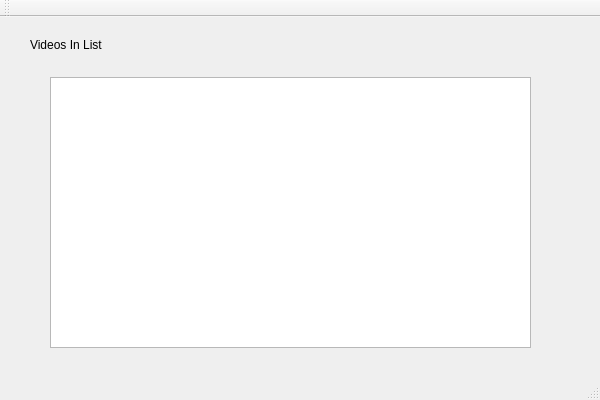
<?xml version="1.0" encoding="UTF-8"?>
<ui version="4.0">
 <class>VideoListClass</class>
 <widget class="QMainWindow" name="VideoListClass">
  <property name="geometry">
   <rect>
    <x>0</x>
    <y>0</y>
    <width>600</width>
    <height>400</height>
   </rect>
  </property>
  <property name="windowTitle">
   <string>VideoList</string>
  </property>
  <widget class="QWidget" name="centralWidget">
   <widget class="QTableView" name="tableView">
    <property name="geometry">
     <rect>
      <x>50</x>
      <y>60</y>
      <width>481</width>
      <height>271</height>
     </rect>
    </property>
   </widget>
   <widget class="QLabel" name="label">
    <property name="geometry">
     <rect>
      <x>30</x>
      <y>20</y>
      <width>341</width>
      <height>16</height>
     </rect>
    </property>
    <property name="text">
     <string>Videos In List</string>
    </property>
   </widget>
  </widget>
  <widget class="QMenuBar" name="menuBar">
   <property name="geometry">
    <rect>
     <x>0</x>
     <y>0</y>
     <width>600</width>
     <height>22</height>
    </rect>
   </property>
  </widget>
  <widget class="QToolBar" name="mainToolBar">
   <attribute name="toolBarArea">
    <enum>TopToolBarArea</enum>
   </attribute>
   <attribute name="toolBarBreak">
    <bool>false</bool>
   </attribute>
  </widget>
  <widget class="QStatusBar" name="statusBar"/>
 </widget>
 <layoutdefault spacing="6" margin="11"/>
 <resources/>
 <connections/>
</ui>
